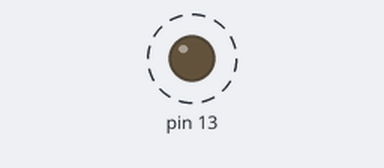
Bench run of a sketch on a simulated Arduino Uno, built with avr-gcc and run on an emulated ATmega328P. Parts: output pins drawn as LEDs (lit = HIGH). Dashed ring = blinking. What the sketch prints to the serial monitor is not drawn.

Above: at 0.4 s.
Timing chart, 0 to 3.0 s (numbered marks = the images above):
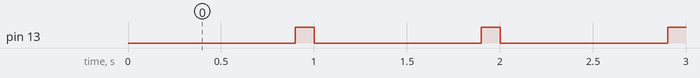

The sketch:

heartbeat.ino
```cpp
void setup() {
  Serial.begin(9600);
  int x = 0;
  pinMode(13, OUTPUT);
}
int x = 0;
void loop() {
  delay(900);
  digitalWrite(13, HIGH);
  Serial.print(x);
  Serial.println(" sec have elapsed ");
  delay(100);
  digitalWrite(13, LOW);
  x = x + 1;
  Serial.println(millis());
}
```

Measured:
- by itself, pin 13: alternates HIGH for 0.10 s and LOW for 0.90 s
